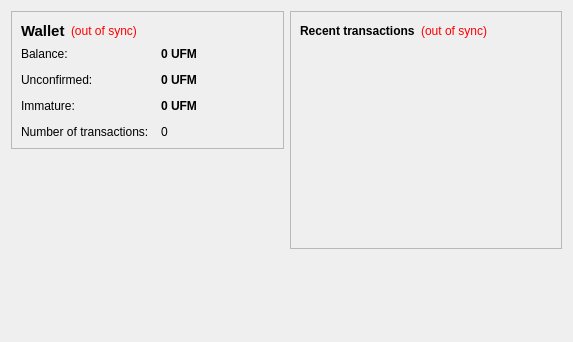
<?xml version="1.0" encoding="UTF-8"?>
<ui version="4.0">
 <class>OverviewPage</class>
 <widget class="QWidget" name="OverviewPage">
  <property name="geometry">
   <rect>
    <x>0</x>
    <y>0</y>
    <width>573</width>
    <height>342</height>
   </rect>
  </property>
  <property name="windowTitle">
   <string>Form</string>
  </property>
  <layout class="QHBoxLayout" name="horizontalLayout" stretch="1,1">
   <item>
    <layout class="QVBoxLayout" name="verticalLayout_2">
     <item>
      <widget class="QFrame" name="frame">
       <property name="frameShape">
        <enum>QFrame::StyledPanel</enum>
       </property>
       <property name="frameShadow">
        <enum>QFrame::Raised</enum>
       </property>
       <layout class="QVBoxLayout" name="verticalLayout_4">
        <item>
         <layout class="QHBoxLayout" name="horizontalLayout_4">
          <item>
           <widget class="QLabel" name="label_5">
            <property name="font">
             <font>
              <pointsize>11</pointsize>
              <weight>75</weight>
              <bold>true</bold>
             </font>
            </property>
            <property name="text">
             <string>Wallet</string>
            </property>
           </widget>
          </item>
          <item>
           <widget class="QLabel" name="labelWalletStatus">
            <property name="toolTip">
             <string>The displayed information may be out of date. Your wallet automatically synchronizes with the UfmCoin network after a connection is established, but this process has not completed yet.</string>
            </property>
            <property name="styleSheet">
             <string notr="true">QLabel { color: red; }</string>
            </property>
            <property name="text">
             <string notr="true">(out of sync)</string>
            </property>
            <property name="alignment">
             <set>Qt::AlignLeading|Qt::AlignLeft|Qt::AlignVCenter</set>
            </property>
           </widget>
          </item>
          <item>
           <spacer name="horizontalSpacer_2">
            <property name="orientation">
             <enum>Qt::Horizontal</enum>
            </property>
            <property name="sizeHint" stdset="0">
             <size>
              <width>40</width>
              <height>20</height>
             </size>
            </property>
           </spacer>
          </item>
         </layout>
        </item>
        <item>
         <layout class="QFormLayout" name="formLayout_2">
          <property name="fieldGrowthPolicy">
           <enum>QFormLayout::AllNonFixedFieldsGrow</enum>
          </property>
          <property name="horizontalSpacing">
           <number>12</number>
          </property>
          <property name="verticalSpacing">
           <number>12</number>
          </property>
          <item row="0" column="0">
           <widget class="QLabel" name="label">
            <property name="text">
             <string>Balance:</string>
            </property>
           </widget>
          </item>
          <item row="0" column="1">
           <widget class="QLabel" name="labelBalance">
            <property name="font">
             <font>
              <weight>75</weight>
              <bold>true</bold>
             </font>
            </property>
            <property name="cursor">
             <cursorShape>IBeamCursor</cursorShape>
            </property>
            <property name="toolTip">
             <string>Your current balance</string>
            </property>
            <property name="text">
             <string notr="true">0 UFM</string>
            </property>
            <property name="textInteractionFlags">
             <set>Qt::LinksAccessibleByMouse|Qt::TextSelectableByKeyboard|Qt::TextSelectableByMouse</set>
            </property>
           </widget>
          </item>
          <item row="1" column="0">
           <widget class="QLabel" name="label_3">
            <property name="text">
             <string>Unconfirmed:</string>
            </property>
           </widget>
          </item>
          <item row="1" column="1">
           <widget class="QLabel" name="labelUnconfirmed">
            <property name="font">
             <font>
              <weight>75</weight>
              <bold>true</bold>
             </font>
            </property>
            <property name="cursor">
             <cursorShape>IBeamCursor</cursorShape>
            </property>
            <property name="toolTip">
             <string>Total of transactions that have yet to be confirmed, and do not yet count toward the current balance</string>
            </property>
            <property name="text">
             <string notr="true">0 UFM</string>
            </property>
            <property name="textInteractionFlags">
             <set>Qt::LinksAccessibleByMouse|Qt::TextSelectableByKeyboard|Qt::TextSelectableByMouse</set>
            </property>
           </widget>
          </item>
          <item row="3" column="0">
           <widget class="QLabel" name="label_2">
            <property name="text">
             <string>Number of transactions:</string>
            </property>
           </widget>
          </item>
          <item row="3" column="1">
           <widget class="QLabel" name="labelNumTransactions">
            <property name="toolTip">
             <string>Total number of transactions in wallet</string>
            </property>
            <property name="text">
             <string notr="true">0</string>
            </property>
           </widget>
          </item>
          <item row="2" column="0">
           <widget class="QLabel" name="labelImmatureText">
            <property name="text">
             <string>Immature:</string>
            </property>
           </widget>
          </item>
          <item row="2" column="1">
           <widget class="QLabel" name="labelImmature">
            <property name="font">
             <font>
              <weight>75</weight>
              <bold>true</bold>
             </font>
            </property>
            <property name="toolTip">
             <string>Mined balance that has not yet matured</string>
            </property>
            <property name="text">
             <string notr="true">0 UFM</string>
            </property>
            <property name="textInteractionFlags">
             <set>Qt::LinksAccessibleByMouse|Qt::TextSelectableByKeyboard|Qt::TextSelectableByMouse</set>
            </property>
           </widget>
          </item>
         </layout>
        </item>
       </layout>
      </widget>
     </item>
     <item>
      <spacer name="verticalSpacer">
       <property name="orientation">
        <enum>Qt::Vertical</enum>
       </property>
       <property name="sizeHint" stdset="0">
        <size>
         <width>20</width>
         <height>40</height>
        </size>
       </property>
      </spacer>
     </item>
    </layout>
   </item>
   <item>
    <layout class="QVBoxLayout" name="verticalLayout_3">
     <item>
      <widget class="QFrame" name="frame_2">
       <property name="frameShape">
        <enum>QFrame::StyledPanel</enum>
       </property>
       <property name="frameShadow">
        <enum>QFrame::Raised</enum>
       </property>
       <layout class="QVBoxLayout" name="verticalLayout">
        <item>
         <layout class="QHBoxLayout" name="horizontalLayout_2">
          <item>
           <widget class="QLabel" name="label_4">
            <property name="text">
             <string>&lt;b&gt;Recent transactions&lt;/b&gt;</string>
            </property>
           </widget>
          </item>
          <item>
           <widget class="QLabel" name="labelTransactionsStatus">
            <property name="toolTip">
             <string>The displayed information may be out of date. Your wallet automatically synchronizes with the UfmCoin network after a connection is established, but this process has not completed yet.</string>
            </property>
            <property name="styleSheet">
             <string notr="true">QLabel { color: red; }</string>
            </property>
            <property name="text">
             <string notr="true">(out of sync)</string>
            </property>
            <property name="alignment">
             <set>Qt::AlignRight|Qt::AlignTrailing|Qt::AlignVCenter</set>
            </property>
           </widget>
          </item>
          <item>
           <spacer name="horizontalSpacer">
            <property name="orientation">
             <enum>Qt::Horizontal</enum>
            </property>
            <property name="sizeHint" stdset="0">
             <size>
              <width>40</width>
              <height>20</height>
             </size>
            </property>
           </spacer>
          </item>
         </layout>
        </item>
        <item>
         <widget class="QListView" name="listTransactions">
          <property name="styleSheet">
           <string notr="true">QListView { background: transparent; }</string>
          </property>
          <property name="frameShape">
           <enum>QFrame::NoFrame</enum>
          </property>
          <property name="verticalScrollBarPolicy">
           <enum>Qt::ScrollBarAlwaysOff</enum>
          </property>
          <property name="horizontalScrollBarPolicy">
           <enum>Qt::ScrollBarAlwaysOff</enum>
          </property>
          <property name="selectionMode">
           <enum>QAbstractItemView::NoSelection</enum>
          </property>
         </widget>
        </item>
       </layout>
      </widget>
     </item>
     <item>
      <spacer name="verticalSpacer_2">
       <property name="orientation">
        <enum>Qt::Vertical</enum>
       </property>
       <property name="sizeHint" stdset="0">
        <size>
         <width>20</width>
         <height>40</height>
        </size>
       </property>
      </spacer>
     </item>
    </layout>
   </item>
  </layout>
 </widget>
 <resources/>
 <connections/>
</ui>
